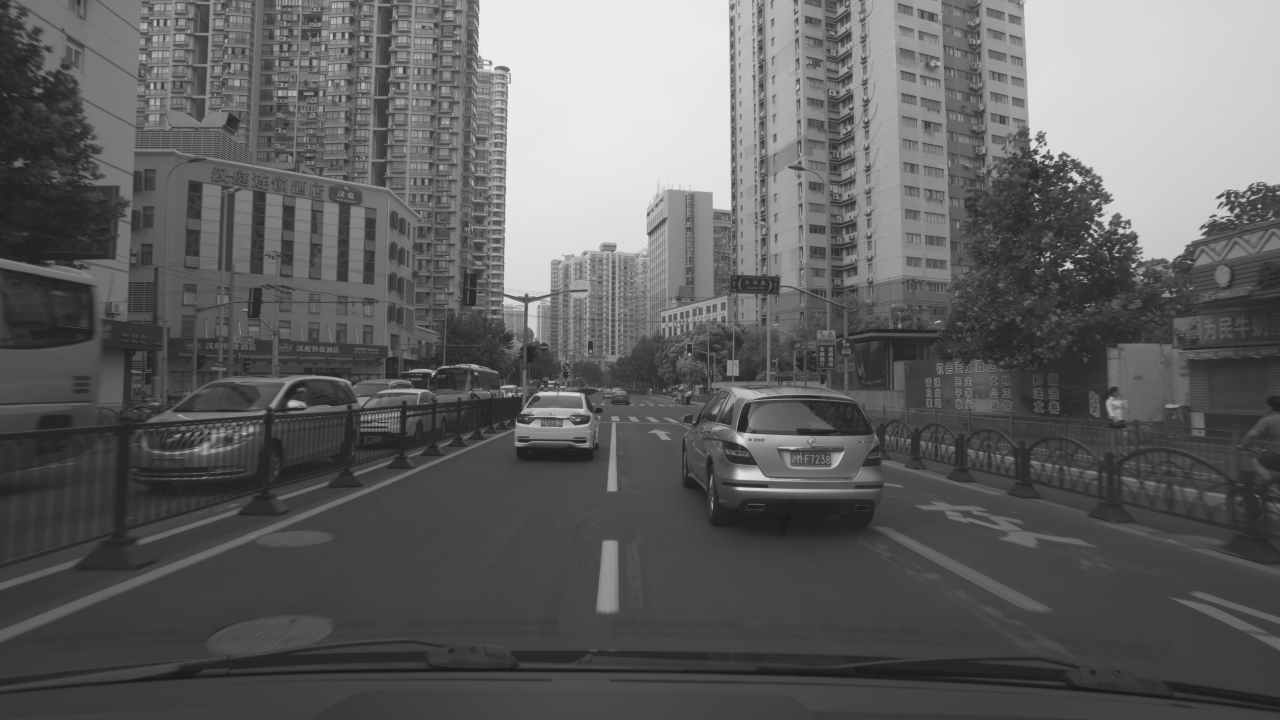
#> input picture CV_final/golden/128.png, 3840 x 2160 px, found by its file name (shown at 1/3 size)
$ python feature_with_seg.py
#> lines starting #> are read from the running program, lines starting #| are printed output that depends on the picture; after the words box and inside, x2 and y2 are one past the last pixel; in counts of white or black regions, pixels touching at a corner belong together; pictures that were not available may be replaced by others from this repository, and a replacement may not be noted
import os
import cv2
import numpy as np

def detect_and_draw_features(image, mask):
    # 確保遮罩是二值的
    _, mask = cv2.threshold(mask, 128, 255, cv2.THRESH_BINARY)

    # 初始化SIFT
    sift = cv2.SIFT_create()

    # 使用遮罩檢測特徵點和描述符
    keypoints, descriptors = sift.detectAndCompute(image, mask)

    # 繪製特徵點
    output_image = cv2.drawKeypoints(image, keypoints, None, flags=cv2.DRAW_MATCHES_FLAGS_DRAW_RICH_KEYPOINTS)

    # 創建一個全黑的圖像
    black_background = np.zeros_like(image)

    # 將遮罩內的區域從原始圖像複製到黑色背景上
    masked_image = cv2.bitwise_and(image, image, mask=mask)
    black_background[mask == 255] = masked_image[mask == 255]

    # 在黑色背景上繪製特徵點
    output_image = cv2.drawKeypoints(black_background, keypoints, None, flags=cv2.DRAW_MATCHES_FLAGS_DRAW_RICH_KEYPOINTS)

    return output_image

def process_directory(image_path, input_dir, output_dir):
#> called with image_path = '128.png', input_dir = '.\\seg_generate\\seg_generate_128'
    if not os.path.exists(output_dir):
        os.makedirs(output_dir)

    # 遍歷資料夾中的所有遮罩圖像
    for mask_filename in os.listdir(input_dir):
        if mask_filename.endswith('.png'):
            mask_path = os.path.join(input_dir, mask_filename)
            # image_path = '000.png' # 這裡是原始圖像的路徑

            # 讀取原始圖像和遮罩圖像
            image = cv2.imread(image_path)
#> image is the input picture: shape (2160, 3840, 3); min 24, max 237, mean 96.8
            mask = cv2.imread(mask_path, cv2.IMREAD_GRAYSCALE)
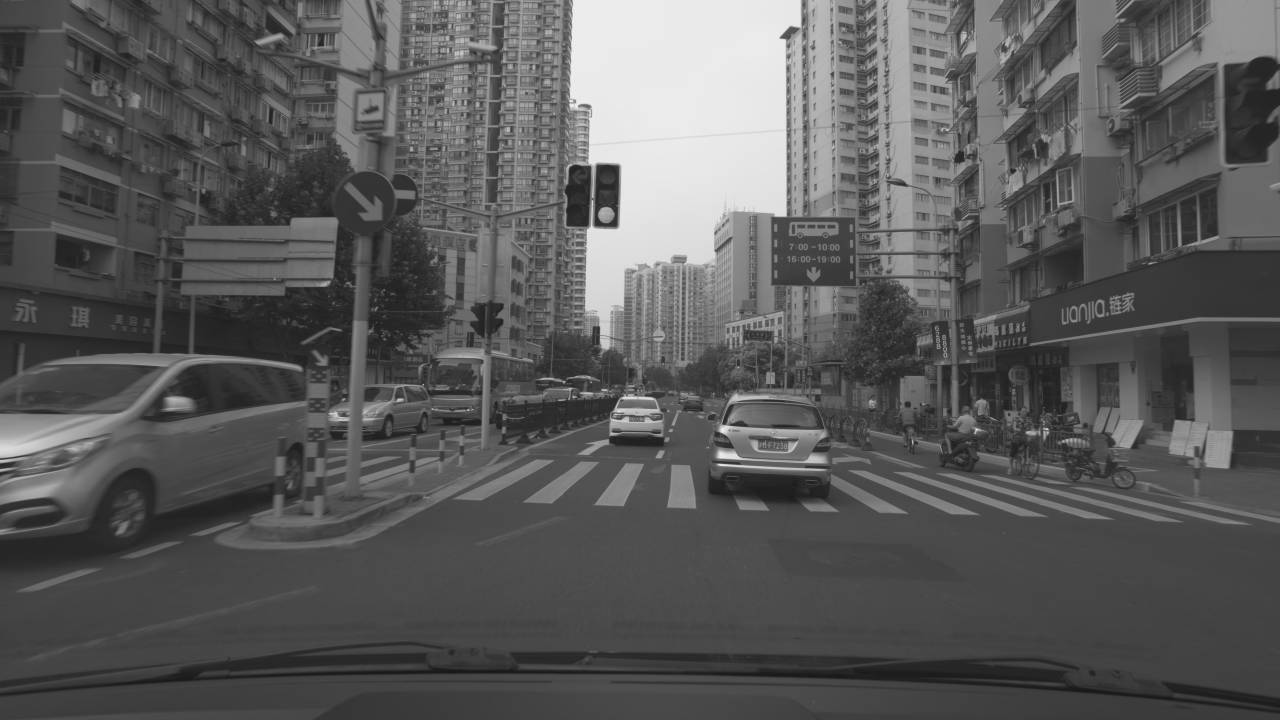
#> input picture CV_final/golden/000.png, 3840 x 2160 px, given as the content of the folder ./seg_generate/seg_generate_128, which was not available (shown at 1/3 size)
#> mask is the input picture: shape (2160, 3840); min 24, max 239, mean 89.7

            if image is None or mask is None:
                print(f"Failed to load image or mask at path: {image_path} or {mask_path}")
                continue

            # 調整遮罩尺寸以匹配原始圖像尺寸
            mask = cv2.resize(mask, (image.shape[1], image.shape[0]), interpolation=cv2.INTER_NEAREST)

            # 檢測特徵點並黑化背景
            output_image = detect_and_draw_features(image, mask)
#> in detect_and_draw_features, `_, mask = cv2.threshold(mask, 128, 255, cv2.THRESH_BINARY)`:
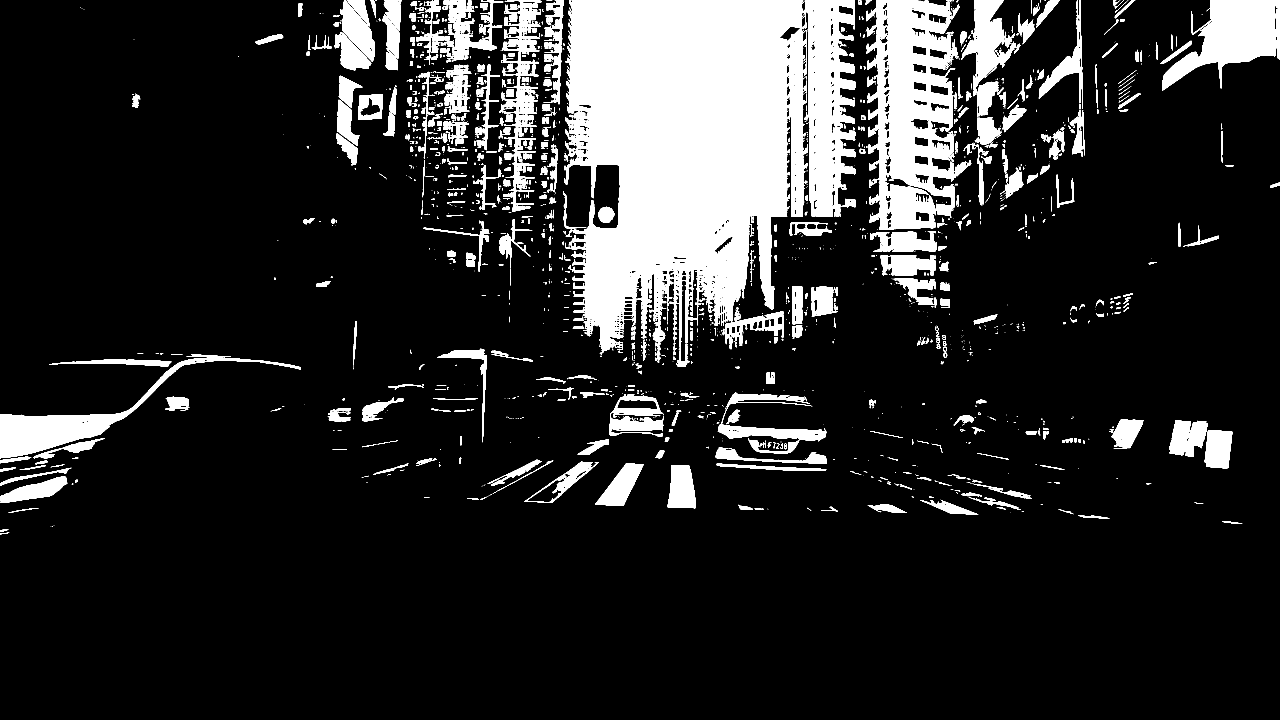
#> mask: shape (2160, 3840) (shown at 1/3 size); 15% white; 2249 white regions (1244 under 20 px), largest, box (x1, y1, x2, y2) and area: (1696, 0, 2567, 1064) 633960, (2598, 0, 2872, 689) 119603, (3486, 0, 3840, 272) 46701
#> in detect_and_draw_features, `keypoints, descriptors = sift.detectAndCompute(image, mask)`: keypoints = 3823 keypoints; strongest (x, y, size): (3100, 435, 15.6), (3107, 455, 10.9), (2228, 1283, 21.5), (1945, 644, 7.1)
#> in detect_and_draw_features, `masked_image = cv2.bitwise_and(image, image, mask=mask)`:
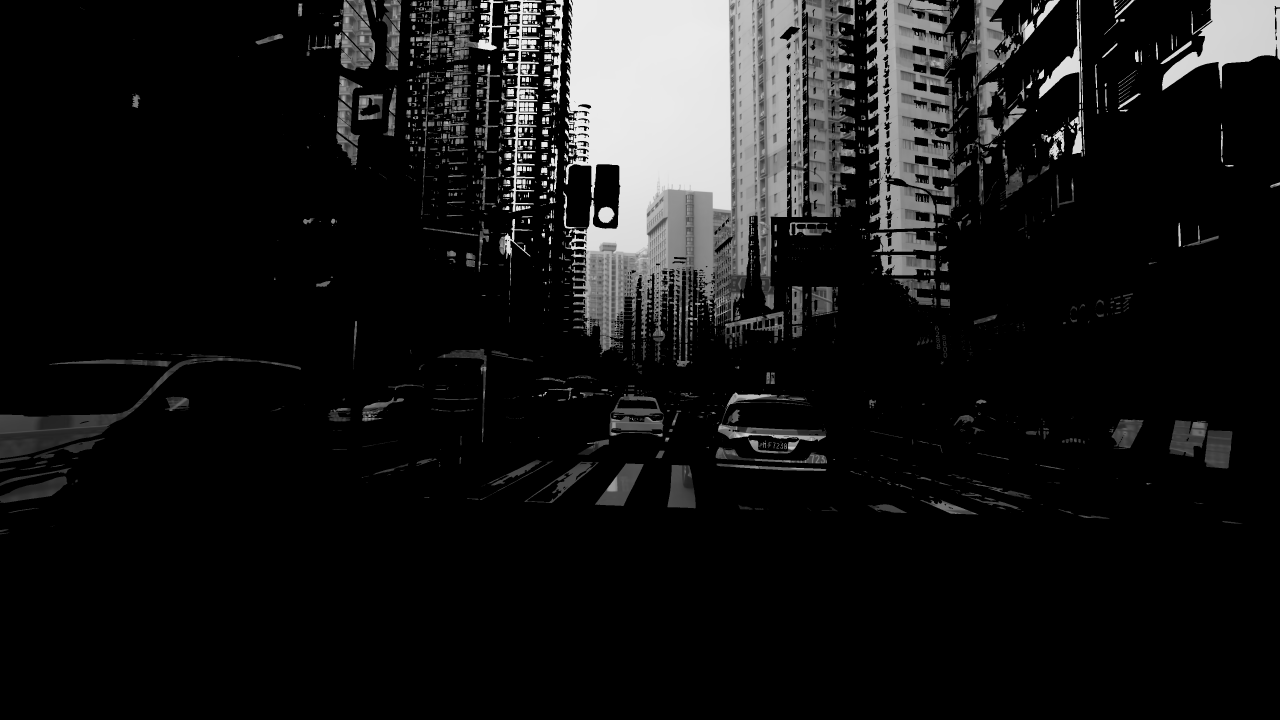
#> masked_image: shape (2160, 3840, 3) (shown at 1/3 size); min 0, max 237, mean 22.9

            # 保存結果圖像
            output_path = os.path.join(output_dir, mask_filename)
            cv2.imwrite(output_path, output_image)
            print(f"Processed and saved: {output_path}")

# 路徑到你的資料夾
image_path = '128.png'
input_dir = '.\seg_generate\seg_generate_128'
output_dir = '.\seg_generate_withfeature\seg_generate_128_withfeature'

# 處理資料夾
process_directory(image_path, input_dir, output_dir)
